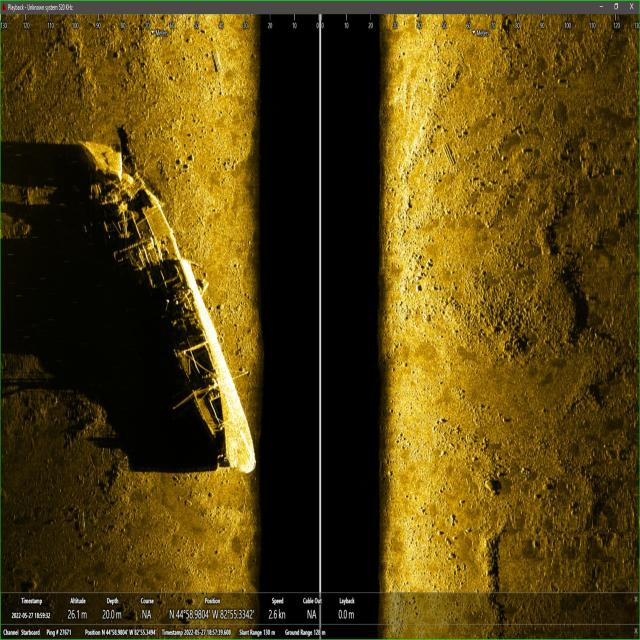
#> input picture assets/test_images/sonar_scan_2 - Copy.png, 640 x 640 px
$ python clean_sonar.py '../../../assets/test_images/sonar_scan_2 - Copy.png'
#> lines starting #> are read from the running program, lines starting #| are printed output that depends on the picture
"""
clean_sonar.py

Preprocessing pipeline for raw side-scan sonar (SSS) tiles.

Handles the core acoustic-imagery challenges called out in the problem
statement: high speckle noise, varying resolutions, and data dropouts
(the blank nadir-gap stripe down the middle of most SSS tiles).

Usage:
    from clean_sonar import clean
    cleaned = clean(raw_image)

Or run standalone to preview before/after on a sample image:
    python clean_sonar.py path/to/sample.png
"""

import cv2
import numpy as np


def reduce_speckle(image: np.ndarray, method: str = "median") -> np.ndarray:
    """Reduce speckle (grainy acoustic) noise.

    method: "median" (fast, good baseline) or "nlm" (slower, higher quality).
    """
    if method == "nlm":
        return cv2.fastNlMeansDenoising(image, h=10)
    return cv2.medianBlur(image, 5)


def enhance_contrast(image: np.ndarray) -> np.ndarray:
    """CLAHE contrast enhancement — sonar returns are often low-contrast,
    this makes weak/faint returns visible without blowing out strong ones."""
    clahe = cv2.createCLAHE(clipLimit=2.0, tileGridSize=(8, 8))
    return clahe.apply(image)


def mask_nadir_gap(image: np.ndarray, variance_threshold: float = 5.0) -> np.ndarray:
    """Detect and mask the blank nadir-gap stripe (directly under the tow
    path, where SSS has no return). Identified as a low-variance vertical
    band near image center. Masked to mid-gray so the model doesn't learn
    it as a feature, rather than leaving it as a hard black stripe.
    """
    _h, w = image.shape[:2]
    col_variance = image.astype(np.float64).var(axis=0)
    low_var_cols = np.where(col_variance < variance_threshold)[0]

    out = image.copy()
    if len(low_var_cols) > 0:
        # only mask if it's a contiguous-ish band near the center, not scattered noise
        center = w // 2
        near_center = low_var_cols[np.abs(low_var_cols - center) < w * 0.15]
        if len(near_center) > 0:
            out[:, near_center] = 128  # neutral gray, not a hard edge
    return out


def resize_normalize(image: np.ndarray, size: int = 640) -> np.ndarray:
    """Resize to a consistent input size for YOLO. If you have slant-range
    metadata available later, replace this with a pixel-per-meter resample
    instead of a flat resize."""
    return cv2.resize(image, (size, size), interpolation=cv2.INTER_AREA)


def clean(image: np.ndarray, target_size: int = 640) -> np.ndarray:
    """Full preprocessing pipeline: despeckle -> contrast -> nadir mask -> resize.

    Expects a grayscale image (single channel). If you load a color image,
    convert first: cv2.cvtColor(img, cv2.COLOR_BGR2GRAY)
    """
    if len(image.shape) == 3:
        image = cv2.cvtColor(image, cv2.COLOR_BGR2GRAY)

    out = reduce_speckle(image)
    out = enhance_contrast(out)
    out = mask_nadir_gap(out)
    out = resize_normalize(out, target_size)
    return out


if __name__ == "__main__":
    import os
    import sys

    if len(sys.argv) < 2:
        print("Usage: python clean_sonar.py path/to/sample_image.png")
        sys.exit(1)

    path = sys.argv[1]
    img = cv2.imread(path, cv2.IMREAD_GRAYSCALE)
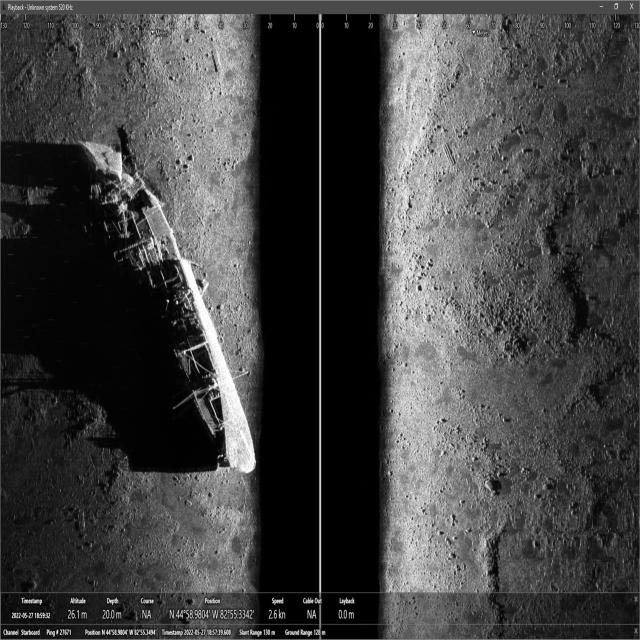
#> img: shape (640, 640); min 0, max 255, mean 65.7
    if img is None:
        print(f"Could not read image at {path}")
        sys.exit(1)

    cleaned = clean(img)
#> in reduce_speckle, `return cv2.medianBlur(image, 5)`:
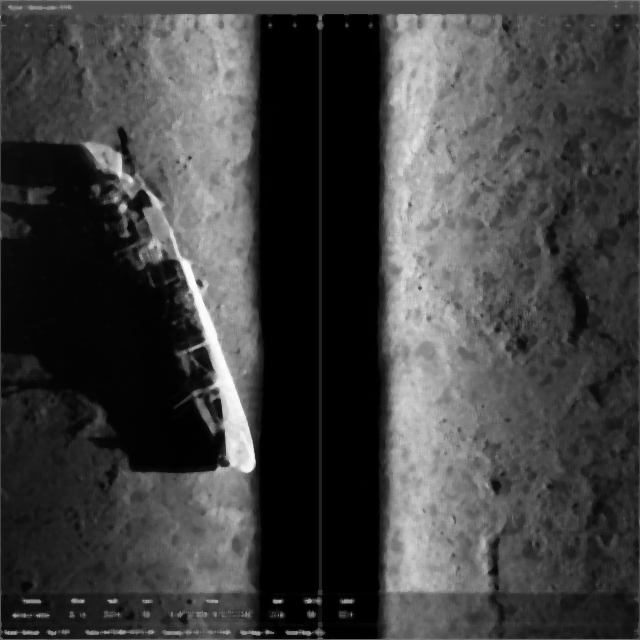
#> returned value: shape (640, 640); min 0, max 254, mean 64.6
#> in enhance_contrast, `return clahe.apply(image)`:
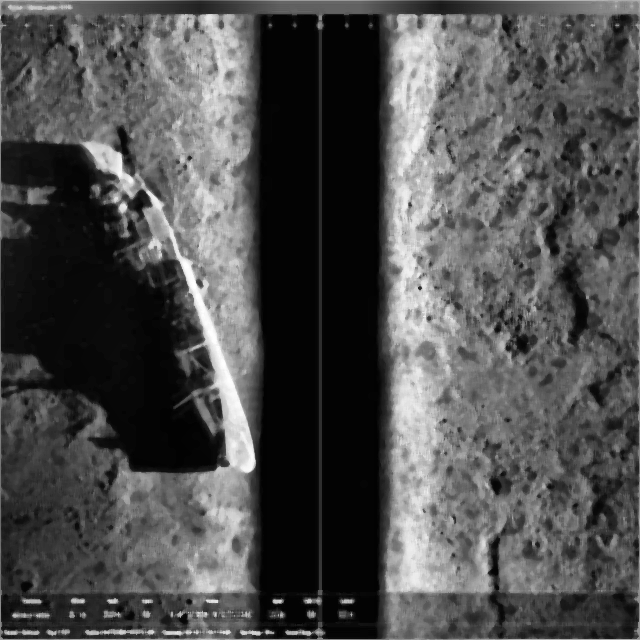
#> returned value: shape (640, 640); min 1, max 255, mean 78.4
#> in mask_nadir_gap, `col_variance = image.astype(np.float64).var(axis=0)`: col_variance = 640 values, max 4170.1 at index 205, min 136.9 at index 639, mean 1380.8
#> in mask_nadir_gap, `low_var_cols = np.where(col_variance < variance_threshold)[0]`: low_var_cols = empty array

    out_dir = "data/processed/preview"
    os.makedirs(out_dir, exist_ok=True)
    base = os.path.splitext(os.path.basename(path))[0]

    cv2.imwrite(f"{out_dir}/{base}_before.png", img)
    cv2.imwrite(f"{out_dir}/{base}_after.png", cleaned)
    print(f"Saved before/after to {out_dir}/ — use these for your slides.")
